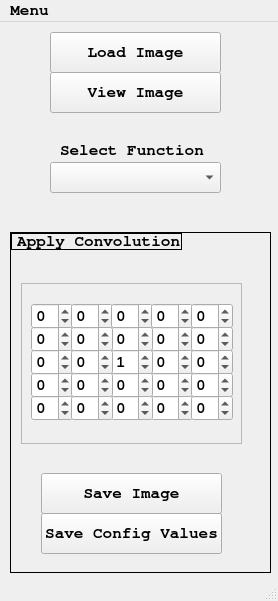
<?xml version="1.0" encoding="UTF-8"?>
<ui version="4.0">
 <class>MainWindow</class>
 <widget class="QMainWindow" name="MainWindow">
  <property name="geometry">
   <rect>
    <x>0</x>
    <y>0</y>
    <width>278</width>
    <height>601</height>
   </rect>
  </property>
  <property name="font">
   <font>
    <family>FreeMono</family>
    <pointsize>12</pointsize>
    <weight>75</weight>
    <bold>true</bold>
   </font>
  </property>
  <property name="windowTitle">
   <string>Generator</string>
  </property>
  <widget class="QWidget" name="centralwidget">
   <widget class="QPushButton" name="pb_loadImage">
    <property name="geometry">
     <rect>
      <x>50</x>
      <y>10</y>
      <width>171</width>
      <height>41</height>
     </rect>
    </property>
    <property name="font">
     <font>
      <family>FreeMono</family>
      <pointsize>12</pointsize>
      <weight>75</weight>
      <bold>true</bold>
     </font>
    </property>
    <property name="text">
     <string>Load Image</string>
    </property>
   </widget>
   <widget class="QStackedWidget" name="stackedWidget_values">
    <property name="geometry">
     <rect>
      <x>10</x>
      <y>210</y>
      <width>261</width>
      <height>341</height>
     </rect>
    </property>
    <property name="frameShape">
     <enum>QFrame::Box</enum>
    </property>
    <property name="currentIndex">
     <number>4</number>
    </property>
    <widget class="QWidget" name="Gaussian">
     <widget class="QSpinBox" name="spinBox_k1">
      <property name="geometry">
       <rect>
        <x>10</x>
        <y>60</y>
        <width>61</width>
        <height>26</height>
       </rect>
      </property>
      <property name="minimum">
       <number>1</number>
      </property>
      <property name="maximum">
       <number>255</number>
      </property>
     </widget>
     <widget class="QSpinBox" name="spinBox_k2">
      <property name="geometry">
       <rect>
        <x>80</x>
        <y>60</y>
        <width>61</width>
        <height>26</height>
       </rect>
      </property>
      <property name="minimum">
       <number>1</number>
      </property>
      <property name="maximum">
       <number>255</number>
      </property>
     </widget>
     <widget class="QLabel" name="label_kernelG">
      <property name="geometry">
       <rect>
        <x>10</x>
        <y>40</y>
        <width>111</width>
        <height>17</height>
       </rect>
      </property>
      <property name="text">
       <string>Kernel Size</string>
      </property>
     </widget>
     <widget class="QLabel" name="label_gb">
      <property name="geometry">
       <rect>
        <x>0</x>
        <y>0</y>
        <width>171</width>
        <height>17</height>
       </rect>
      </property>
      <property name="frameShape">
       <enum>QFrame::Box</enum>
      </property>
      <property name="text">
       <string>Gaussian Blur</string>
      </property>
     </widget>
     <widget class="QSpinBox" name="spinBox_sigx">
      <property name="geometry">
       <rect>
        <x>10</x>
        <y>130</y>
        <width>61</width>
        <height>26</height>
       </rect>
      </property>
      <property name="maximum">
       <number>255</number>
      </property>
     </widget>
     <widget class="QSpinBox" name="spinBox_sigy">
      <property name="geometry">
       <rect>
        <x>10</x>
        <y>210</y>
        <width>61</width>
        <height>26</height>
       </rect>
      </property>
      <property name="maximum">
       <number>255</number>
      </property>
     </widget>
     <widget class="QLabel" name="label_sigmaX">
      <property name="geometry">
       <rect>
        <x>10</x>
        <y>110</y>
        <width>67</width>
        <height>17</height>
       </rect>
      </property>
      <property name="frameShape">
       <enum>QFrame::NoFrame</enum>
      </property>
      <property name="text">
       <string notr="true">Sigma X</string>
      </property>
     </widget>
     <widget class="QLabel" name="label_sigmaY">
      <property name="geometry">
       <rect>
        <x>10</x>
        <y>190</y>
        <width>67</width>
        <height>17</height>
       </rect>
      </property>
      <property name="text">
       <string>Sigma Y</string>
      </property>
     </widget>
    </widget>
    <widget class="QWidget" name="Blur">
     <widget class="QLabel" name="label_kernelB">
      <property name="geometry">
       <rect>
        <x>10</x>
        <y>40</y>
        <width>111</width>
        <height>17</height>
       </rect>
      </property>
      <property name="text">
       <string>Kernel Size</string>
      </property>
     </widget>
     <widget class="QSpinBox" name="spinBox_Bk2">
      <property name="geometry">
       <rect>
        <x>80</x>
        <y>60</y>
        <width>61</width>
        <height>26</height>
       </rect>
      </property>
      <property name="minimum">
       <number>1</number>
      </property>
      <property name="maximum">
       <number>255</number>
      </property>
     </widget>
     <widget class="QLabel" name="label_blur">
      <property name="geometry">
       <rect>
        <x>0</x>
        <y>0</y>
        <width>171</width>
        <height>17</height>
       </rect>
      </property>
      <property name="frameShape">
       <enum>QFrame::Box</enum>
      </property>
      <property name="text">
       <string>Blur</string>
      </property>
     </widget>
     <widget class="QSpinBox" name="spinBox_Bk1">
      <property name="geometry">
       <rect>
        <x>10</x>
        <y>60</y>
        <width>61</width>
        <height>26</height>
       </rect>
      </property>
      <property name="minimum">
       <number>1</number>
      </property>
      <property name="maximum">
       <number>255</number>
      </property>
     </widget>
    </widget>
    <widget class="QWidget" name="MedianBlur">
     <widget class="QLabel" name="label_medianBlur">
      <property name="geometry">
       <rect>
        <x>0</x>
        <y>0</y>
        <width>171</width>
        <height>17</height>
       </rect>
      </property>
      <property name="frameShape">
       <enum>QFrame::Box</enum>
      </property>
      <property name="text">
       <string>Median Blur</string>
      </property>
     </widget>
     <widget class="QSpinBox" name="spinBox_ksizeMB">
      <property name="geometry">
       <rect>
        <x>10</x>
        <y>60</y>
        <width>61</width>
        <height>26</height>
       </rect>
      </property>
      <property name="minimum">
       <number>1</number>
      </property>
      <property name="maximum">
       <number>255</number>
      </property>
     </widget>
     <widget class="QLabel" name="label_ksizeMB">
      <property name="geometry">
       <rect>
        <x>10</x>
        <y>40</y>
        <width>67</width>
        <height>17</height>
       </rect>
      </property>
      <property name="frameShape">
       <enum>QFrame::NoFrame</enum>
      </property>
      <property name="text">
       <string notr="true">kSIZE</string>
      </property>
     </widget>
    </widget>
    <widget class="QWidget" name="BilateralFilter">
     <widget class="QLabel" name="label_bilFilter">
      <property name="geometry">
       <rect>
        <x>0</x>
        <y>0</y>
        <width>171</width>
        <height>17</height>
       </rect>
      </property>
      <property name="frameShape">
       <enum>QFrame::Box</enum>
      </property>
      <property name="text">
       <string>Bilateral Filter</string>
      </property>
     </widget>
     <widget class="QSpinBox" name="spinBox_BFd">
      <property name="geometry">
       <rect>
        <x>10</x>
        <y>60</y>
        <width>71</width>
        <height>26</height>
       </rect>
      </property>
      <property name="minimum">
       <number>1</number>
      </property>
      <property name="maximum">
       <number>255</number>
      </property>
     </widget>
     <widget class="QDoubleSpinBox" name="doubleSpinBox_BFsigmaColor">
      <property name="geometry">
       <rect>
        <x>10</x>
        <y>120</y>
        <width>101</width>
        <height>26</height>
       </rect>
      </property>
      <property name="minimum">
       <double>1.000000000000000</double>
      </property>
      <property name="maximum">
       <double>255.000000000000000</double>
      </property>
     </widget>
     <widget class="QDoubleSpinBox" name="doubleSpinBox_BFsigmaSpace">
      <property name="geometry">
       <rect>
        <x>10</x>
        <y>180</y>
        <width>101</width>
        <height>26</height>
       </rect>
      </property>
      <property name="minimum">
       <double>1.000000000000000</double>
      </property>
      <property name="maximum">
       <double>255.000000000000000</double>
      </property>
     </widget>
     <widget class="QLabel" name="label_BFd">
      <property name="geometry">
       <rect>
        <x>16</x>
        <y>40</y>
        <width>71</width>
        <height>20</height>
       </rect>
      </property>
      <property name="text">
       <string>d</string>
      </property>
     </widget>
     <widget class="QLabel" name="label_BFSC">
      <property name="geometry">
       <rect>
        <x>10</x>
        <y>100</y>
        <width>111</width>
        <height>17</height>
       </rect>
      </property>
      <property name="text">
       <string>Sigma Color</string>
      </property>
     </widget>
     <widget class="QLabel" name="label_BFSS">
      <property name="geometry">
       <rect>
        <x>10</x>
        <y>160</y>
        <width>121</width>
        <height>17</height>
       </rect>
      </property>
      <property name="text">
       <string>Sigma Space</string>
      </property>
     </widget>
    </widget>
    <widget class="QWidget" name="page">
     <widget class="QLabel" name="label_convolution">
      <property name="geometry">
       <rect>
        <x>0</x>
        <y>0</y>
        <width>171</width>
        <height>17</height>
       </rect>
      </property>
      <property name="frameShape">
       <enum>QFrame::Box</enum>
      </property>
      <property name="text">
       <string>Apply Convolution</string>
      </property>
     </widget>
     <widget class="QFrame" name="frame">
      <property name="geometry">
       <rect>
        <x>10</x>
        <y>50</y>
        <width>221</width>
        <height>161</height>
       </rect>
      </property>
      <property name="frameShape">
       <enum>QFrame::StyledPanel</enum>
      </property>
      <property name="frameShadow">
       <enum>QFrame::Raised</enum>
      </property>
      <widget class="QSpinBox" name="spinBox_k00">
       <property name="geometry">
        <rect>
         <x>10</x>
         <y>20</y>
         <width>42</width>
         <height>26</height>
        </rect>
       </property>
       <property name="minimum">
        <number>-255</number>
       </property>
       <property name="maximum">
        <number>255</number>
       </property>
      </widget>
      <widget class="QSpinBox" name="spinBox_k01">
       <property name="geometry">
        <rect>
         <x>50</x>
         <y>20</y>
         <width>42</width>
         <height>26</height>
        </rect>
       </property>
       <property name="minimum">
        <number>-255</number>
       </property>
       <property name="maximum">
        <number>255</number>
       </property>
      </widget>
      <widget class="QSpinBox" name="spinBox_k02">
       <property name="geometry">
        <rect>
         <x>90</x>
         <y>20</y>
         <width>42</width>
         <height>26</height>
        </rect>
       </property>
       <property name="minimum">
        <number>-255</number>
       </property>
       <property name="maximum">
        <number>255</number>
       </property>
      </widget>
      <widget class="QSpinBox" name="spinBox_k03">
       <property name="geometry">
        <rect>
         <x>130</x>
         <y>20</y>
         <width>42</width>
         <height>26</height>
        </rect>
       </property>
       <property name="minimum">
        <number>-255</number>
       </property>
       <property name="maximum">
        <number>255</number>
       </property>
      </widget>
      <widget class="QSpinBox" name="spinBox_k04">
       <property name="geometry">
        <rect>
         <x>170</x>
         <y>20</y>
         <width>42</width>
         <height>26</height>
        </rect>
       </property>
       <property name="minimum">
        <number>-255</number>
       </property>
       <property name="maximum">
        <number>255</number>
       </property>
      </widget>
      <widget class="QSpinBox" name="spinBox_k10">
       <property name="geometry">
        <rect>
         <x>10</x>
         <y>43</y>
         <width>42</width>
         <height>26</height>
        </rect>
       </property>
       <property name="minimum">
        <number>-255</number>
       </property>
       <property name="maximum">
        <number>255</number>
       </property>
      </widget>
      <widget class="QSpinBox" name="spinBox_k13">
       <property name="geometry">
        <rect>
         <x>130</x>
         <y>43</y>
         <width>42</width>
         <height>26</height>
        </rect>
       </property>
       <property name="minimum">
        <number>-255</number>
       </property>
       <property name="maximum">
        <number>255</number>
       </property>
      </widget>
      <widget class="QSpinBox" name="spinBox_k12">
       <property name="geometry">
        <rect>
         <x>90</x>
         <y>43</y>
         <width>42</width>
         <height>26</height>
        </rect>
       </property>
       <property name="minimum">
        <number>-255</number>
       </property>
       <property name="maximum">
        <number>255</number>
       </property>
      </widget>
      <widget class="QSpinBox" name="spinBox_k14">
       <property name="geometry">
        <rect>
         <x>170</x>
         <y>43</y>
         <width>42</width>
         <height>26</height>
        </rect>
       </property>
       <property name="minimum">
        <number>-255</number>
       </property>
       <property name="maximum">
        <number>255</number>
       </property>
      </widget>
      <widget class="QSpinBox" name="spinBox_k11">
       <property name="geometry">
        <rect>
         <x>50</x>
         <y>43</y>
         <width>42</width>
         <height>26</height>
        </rect>
       </property>
       <property name="minimum">
        <number>-255</number>
       </property>
       <property name="maximum">
        <number>255</number>
       </property>
      </widget>
      <widget class="QSpinBox" name="spinBox_k20">
       <property name="geometry">
        <rect>
         <x>10</x>
         <y>66</y>
         <width>42</width>
         <height>26</height>
        </rect>
       </property>
       <property name="minimum">
        <number>-255</number>
       </property>
       <property name="maximum">
        <number>255</number>
       </property>
      </widget>
      <widget class="QSpinBox" name="spinBox_k23">
       <property name="geometry">
        <rect>
         <x>130</x>
         <y>66</y>
         <width>42</width>
         <height>26</height>
        </rect>
       </property>
       <property name="minimum">
        <number>-255</number>
       </property>
       <property name="maximum">
        <number>255</number>
       </property>
      </widget>
      <widget class="QSpinBox" name="spinBox_k22">
       <property name="geometry">
        <rect>
         <x>90</x>
         <y>66</y>
         <width>42</width>
         <height>26</height>
        </rect>
       </property>
       <property name="minimum">
        <number>-255</number>
       </property>
       <property name="maximum">
        <number>255</number>
       </property>
       <property name="value">
        <number>1</number>
       </property>
      </widget>
      <widget class="QSpinBox" name="spinBox_k24">
       <property name="geometry">
        <rect>
         <x>170</x>
         <y>66</y>
         <width>42</width>
         <height>26</height>
        </rect>
       </property>
       <property name="minimum">
        <number>-255</number>
       </property>
       <property name="maximum">
        <number>255</number>
       </property>
      </widget>
      <widget class="QSpinBox" name="spinBox_k21">
       <property name="geometry">
        <rect>
         <x>50</x>
         <y>66</y>
         <width>42</width>
         <height>26</height>
        </rect>
       </property>
       <property name="minimum">
        <number>-255</number>
       </property>
       <property name="maximum">
        <number>255</number>
       </property>
      </widget>
      <widget class="QSpinBox" name="spinBox_k30">
       <property name="geometry">
        <rect>
         <x>10</x>
         <y>89</y>
         <width>42</width>
         <height>26</height>
        </rect>
       </property>
       <property name="minimum">
        <number>-255</number>
       </property>
       <property name="maximum">
        <number>255</number>
       </property>
      </widget>
      <widget class="QSpinBox" name="spinBox_k33">
       <property name="geometry">
        <rect>
         <x>130</x>
         <y>89</y>
         <width>42</width>
         <height>26</height>
        </rect>
       </property>
       <property name="minimum">
        <number>-255</number>
       </property>
       <property name="maximum">
        <number>255</number>
       </property>
      </widget>
      <widget class="QSpinBox" name="spinBox_k32">
       <property name="geometry">
        <rect>
         <x>90</x>
         <y>89</y>
         <width>42</width>
         <height>26</height>
        </rect>
       </property>
       <property name="minimum">
        <number>-255</number>
       </property>
       <property name="maximum">
        <number>255</number>
       </property>
      </widget>
      <widget class="QSpinBox" name="spinBox_k34">
       <property name="geometry">
        <rect>
         <x>170</x>
         <y>89</y>
         <width>42</width>
         <height>26</height>
        </rect>
       </property>
       <property name="minimum">
        <number>-255</number>
       </property>
       <property name="maximum">
        <number>255</number>
       </property>
      </widget>
      <widget class="QSpinBox" name="spinBox_k31">
       <property name="geometry">
        <rect>
         <x>50</x>
         <y>89</y>
         <width>42</width>
         <height>26</height>
        </rect>
       </property>
       <property name="minimum">
        <number>-255</number>
       </property>
       <property name="maximum">
        <number>255</number>
       </property>
      </widget>
      <widget class="QSpinBox" name="spinBox_k40">
       <property name="geometry">
        <rect>
         <x>10</x>
         <y>112</y>
         <width>42</width>
         <height>26</height>
        </rect>
       </property>
       <property name="minimum">
        <number>-255</number>
       </property>
       <property name="maximum">
        <number>255</number>
       </property>
      </widget>
      <widget class="QSpinBox" name="spinBox_k43">
       <property name="geometry">
        <rect>
         <x>130</x>
         <y>112</y>
         <width>42</width>
         <height>26</height>
        </rect>
       </property>
       <property name="minimum">
        <number>-255</number>
       </property>
       <property name="maximum">
        <number>255</number>
       </property>
      </widget>
      <widget class="QSpinBox" name="spinBox_k42">
       <property name="geometry">
        <rect>
         <x>90</x>
         <y>112</y>
         <width>42</width>
         <height>26</height>
        </rect>
       </property>
       <property name="minimum">
        <number>-255</number>
       </property>
       <property name="maximum">
        <number>255</number>
       </property>
      </widget>
      <widget class="QSpinBox" name="spinBox_k44">
       <property name="geometry">
        <rect>
         <x>170</x>
         <y>112</y>
         <width>42</width>
         <height>26</height>
        </rect>
       </property>
       <property name="minimum">
        <number>-255</number>
       </property>
       <property name="maximum">
        <number>255</number>
       </property>
      </widget>
      <widget class="QSpinBox" name="spinBox_k41">
       <property name="geometry">
        <rect>
         <x>50</x>
         <y>112</y>
         <width>42</width>
         <height>26</height>
        </rect>
       </property>
       <property name="minimum">
        <number>-255</number>
       </property>
       <property name="maximum">
        <number>255</number>
       </property>
      </widget>
     </widget>
     <widget class="QPushButton" name="pb_saveImageConv">
      <property name="geometry">
       <rect>
        <x>30</x>
        <y>240</y>
        <width>181</width>
        <height>41</height>
       </rect>
      </property>
      <property name="text">
       <string>Save Image</string>
      </property>
     </widget>
     <widget class="QPushButton" name="pb_saveConfigConv">
      <property name="geometry">
       <rect>
        <x>30</x>
        <y>280</y>
        <width>181</width>
        <height>41</height>
       </rect>
      </property>
      <property name="text">
       <string>Save Config Values</string>
      </property>
     </widget>
    </widget>
    <widget class="QWidget" name="page_2"/>
    <widget class="QWidget" name="page_3"/>
    <widget class="QWidget" name="page_4"/>
    <widget class="QWidget" name="page_5"/>
    <widget class="QWidget" name="page_6"/>
   </widget>
   <widget class="QPushButton" name="pb_viewOriginalImage">
    <property name="geometry">
     <rect>
      <x>50</x>
      <y>50</y>
      <width>171</width>
      <height>41</height>
     </rect>
    </property>
    <property name="text">
     <string>View Image</string>
    </property>
   </widget>
   <widget class="QComboBox" name="comboBox_functions">
    <property name="geometry">
     <rect>
      <x>50</x>
      <y>140</y>
      <width>171</width>
      <height>31</height>
     </rect>
    </property>
    <property name="currentIndex">
     <number>-1</number>
    </property>
   </widget>
   <widget class="QLabel" name="label_selectFunction">
    <property name="geometry">
     <rect>
      <x>60</x>
      <y>120</y>
      <width>151</width>
      <height>17</height>
     </rect>
    </property>
    <property name="text">
     <string>Select Function</string>
    </property>
   </widget>
  </widget>
  <widget class="QStatusBar" name="statusbar"/>
  <widget class="QMenuBar" name="menuBar">
   <property name="geometry">
    <rect>
     <x>0</x>
     <y>0</y>
     <width>278</width>
     <height>21</height>
    </rect>
   </property>
   <widget class="QMenu" name="menuFile">
    <property name="title">
     <string>Menu</string>
    </property>
    <addaction name="separator"/>
    <addaction name="separator"/>
    <addaction name="loadValues"/>
    <addaction name="saveAllConfigs"/>
    <addaction name="actionExit"/>
   </widget>
   <addaction name="menuFile"/>
  </widget>
  <action name="loadValues">
   <property name="text">
    <string>Load File Values</string>
   </property>
  </action>
  <action name="saveAllConfigs">
   <property name="text">
    <string>Save all Configs</string>
   </property>
  </action>
  <action name="actionExit">
   <property name="text">
    <string>Exit</string>
   </property>
  </action>
 </widget>
 <resources/>
 <connections/>
</ui>
